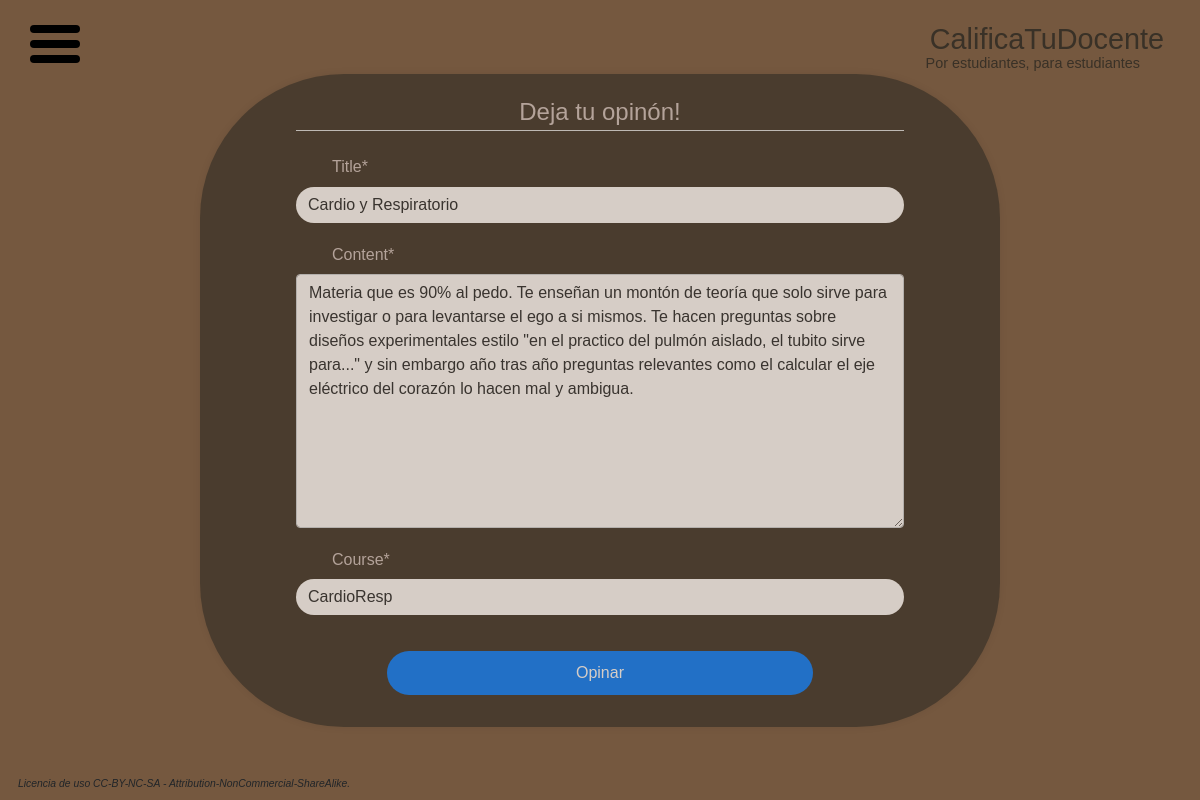
The page /post/15/update (signed in) on the database its author committed.
### calificami/models.py (models this page shows, shortened)
class Post(models.Model):
    title = models.CharField(max_length=50)
    content = models.TextField(max_length=750)
    datePosted = models.DateTimeField(default=timezone.now)
    author = models.ForeignKey(User, on_delete=models.CASCADE)
    course = models.CharField(max_length=30, default='ninguno')

### calificami/views.py (the view, shortened to what this page needs)
# urls.py: path('post/<int:pk>/update', PostUpdateView.as_view(), name='post-update'),
class PostUpdateView(LoginRequiredMixin, UserPassesTestMixin, UpdateView):
    model = Post
    fields = ['title', 'content', 'course']
    def test_func(self):
        post = self.get_object()
        if self.request.user == post.author:
            return True
        else:
            return False

### calificami/templates/calificami/post_form.html (shortened to what this page needs)
{% extends "../layout.html" %}
{% load crispy_forms_tags %}
{% block body %}
<div class="login-body">
    <div class="log-container">
        <form method="POST" class="login-form">
            <fieldset class="form-group">
                <legend class="border-bottom mb-4">Deja tu opinón!</legend>
                {{ form|crispy }}
            </fieldset>
            <div class="form-group">
                <button class="btn btn-outline-info" type="submit"> Opinar </button>
            </div>
        </form>
    </div>
</div>
{% endblock %}

### calificami/static/css/main.css (style rules this page uses)
body { font-family: 'Gotham', sans-serif; background-color: #75583F; height: 100%; }
*, *::after, *::before { box-sizing: border-box; }
:root { --bar-width: 50px; --bar-height: 8px; --hamburger-gap: 7px; --foreground: black; --background: white; --ham-margin: 3vh; --animation-timing: 300ms ease-in-out; --hamburger-height: calc(var(--bar-height) * 3 + var(--hamburger-gap) * 2); }
.login-body { height: fit-content; margin: auto; display: flex; justify-content: center; align-items: center; min-height: 80vh; color: #cfc3c1; z-index: 10; }
.log-container { border-radius: 12vw; margin: auto; width: 66.67%; padding: 20px; display: block; justify-content: center; align-items: center; background-color: #393127; opacity: 0.7; box-shadow: 0px 0px 10px rgba(0, 0, 0, 0.1); justify-content: space-between; }
.login-form { width: 80%; max-width: 100%; text-align: center; margin: auto; }
.login-form label { display: block; margin-left: 3vw; text-align: left; width: 100%; margin-bottom: 0.9vh; margin-top: 2.5vh; border-radius: 9999px; border-style: none; }
.login-form input, .login-form button { display: block; margin: auto; width: 100%; margin-bottom: 1.5vh; border-radius: 9999px; border-style: none; }
.login-form button { padding: 10px; margin-top: 2.5vh; width: 70%; background-color: #007bff; color: #ffffff; border: none; border-radius: 9999px; cursor: pointer; }

### rows shown on the page
Post: title "Cardio y Respiratorio", content "Materia que es 90% al pedo. Te enseñan un montón de teoría que solo sirve para investigar o para levantarse el ego a si mismos. Te hacen preguntas sobre diseños experimentales estilo \"en el practico del pulmón aislado, el tubito sirve para...\" y sin embargo año tras año preguntas relevantes como el calcular el eje eléctrico del corazón lo hacen mal y ambigua.", course "CardioResp"
